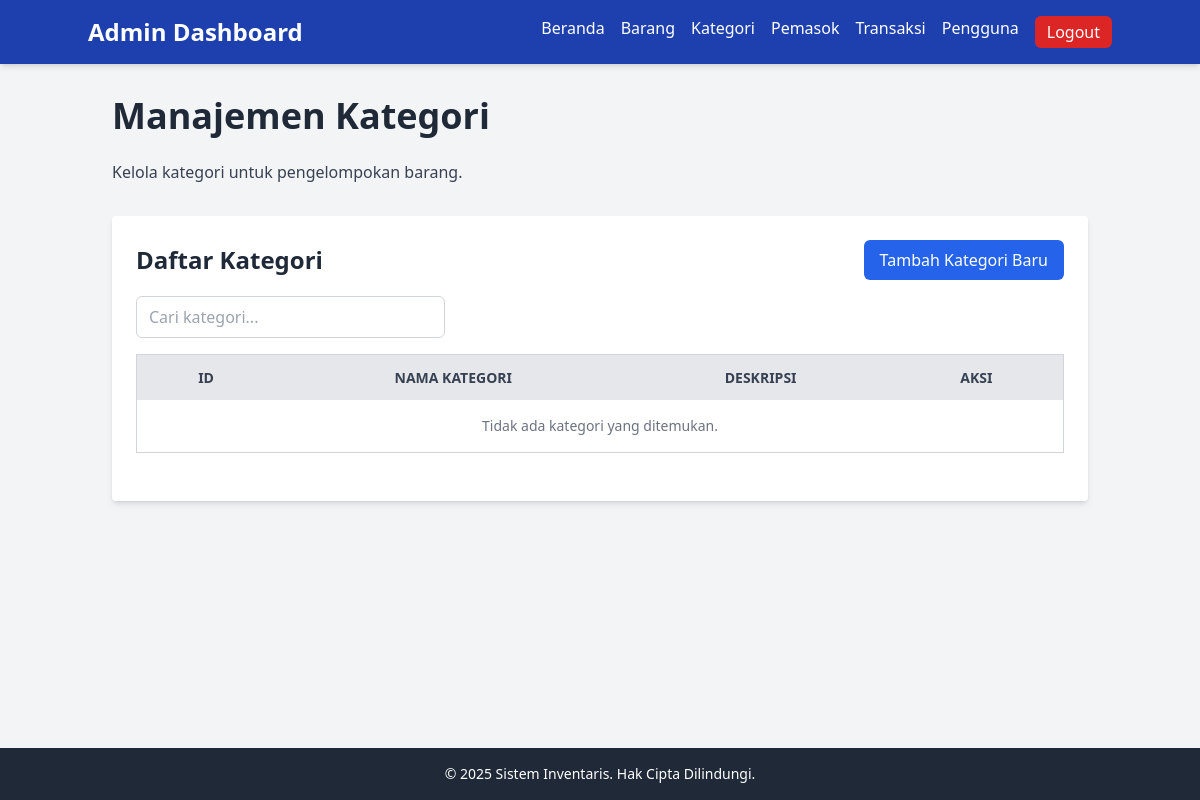
/views/admin/categories.php (signed in), run on an earlier commit of the app's database.
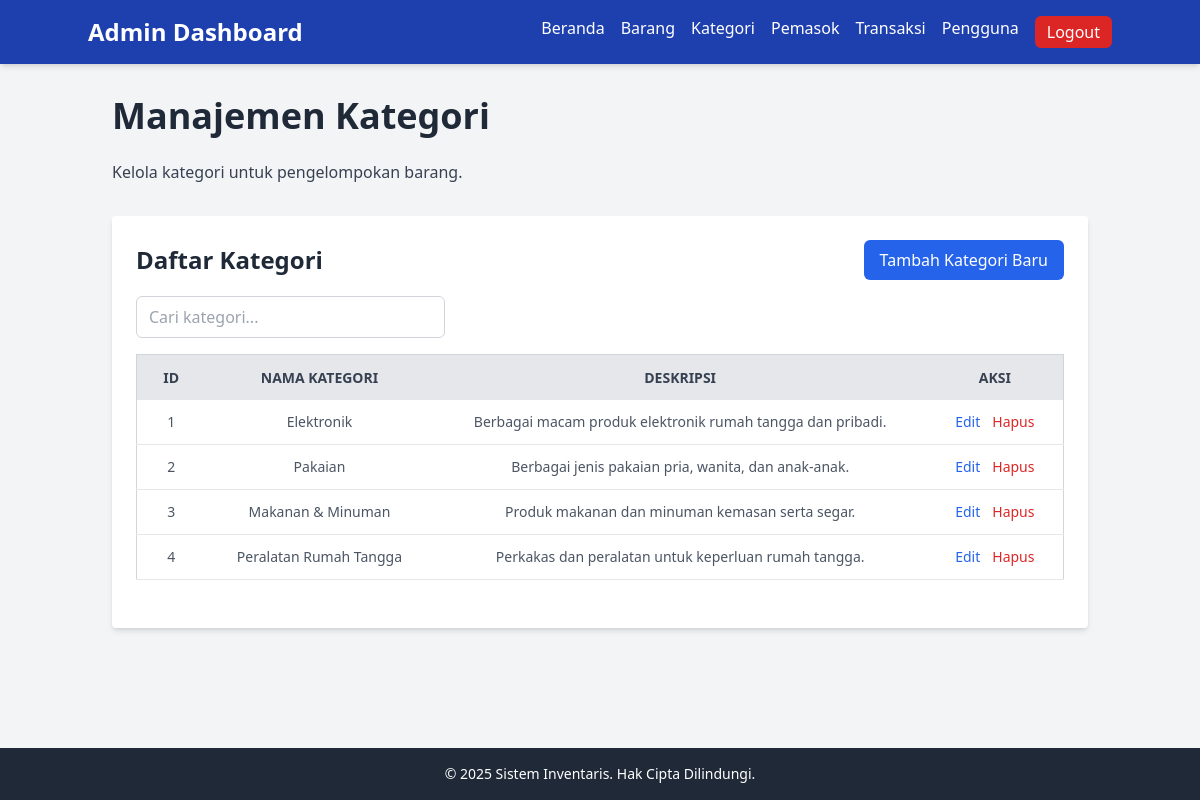
And on a later commit of the database.
### tables this page shows
CREATE TABLE IF NOT EXISTS kategori (
    id INT AUTO_INCREMENT PRIMARY KEY,
    nama_kategori VARCHAR(255) NOT NULL UNIQUE,
    deskripsi TEXT,
    created_at TIMESTAMP DEFAULT CURRENT_TIMESTAMP,
    updated_at TIMESTAMP DEFAULT CURRENT_TIMESTAMP ON UPDATE CURRENT_TIMESTAMP
);

### views/admin/categories.php (the view, shortened to what this page needs)
<?php
    include_once __DIR__ . '/../../src/db.php';
    $categories = $conn->query("SELECT * FROM kategori ORDER BY id ASC");
?>
<!DOCTYPE html>
<html lang="id">
<head>
    <script src="https://cdn.tailwindcss.com"></script>
    <link rel="stylesheet" href="../../assets/css/style.css">
</head>
<body class="bg-gray-100 font-sans flex min-h-screen flex-col">
    <?php include_once 'components/navbar.php' ?>
    <main class="container mx-auto px-6 py-8 flex-grow">
        <h1 class="text-4xl font-bold text-gray-800 mb-6">Manajemen Kategori</h1>
        <p class="text-gray-700 mb-8">Kelola kategori untuk pengelompokan barang.</p>
        <div class="bg-white p-6 rounded shadow-md">
            <div class="flex justify-between items-center mb-4">
                <h2 class="text-2xl font-semibold text-gray-800">Daftar Kategori</h2>
                <button onclick="openAddModal()" class="bg-blue-600 text-white px-4 py-2 rounded-md hover:bg-blue-700 transition duration-300">Tambah Kategori Baru</button>
            </div>
            <div class="mb-4">
                <input type="text" id="categorySearch" placeholder="Cari kategori..." class="px-3 py-2 border border-gray-300 rounded-md focus:outline-none focus:ring-2 focus:ring-blue-500 w-full md:w-1/3">
            </div>
            <div class="overflow-x-auto">
                <table class="min-w-full bg-white border border-gray-300 rounded-lg">
                    <thead>
                        <tr class="bg-gray-200 text-gray-700 uppercase text-sm leading-normal">
                            <th class="py-3 px-6">ID</th>
                            <th class="py-3 px-6">Nama Kategori</th>
                            <th class="py-3 px-6">Deskripsi</th>
                            <th class="py-3 px-6">Aksi</th>
                        </tr>
                    </thead>
                    <tbody class="text-gray-600 text-sm font-light text-center" id="categoryTableBody">
                        <?php if ($categories && $categories->num_rows > 0) : ?>
                            <?php while ($row = $categories->fetch_assoc()) : ?>
                                <tr class="border-b border-gray-200 hover:bg-gray-100">
                                    <td class="py-3 px-6  whitespace-nowrap"><?= htmlspecialchars($row['id']) ?></td>
                                    <td class="py-3 px-6 "><?= htmlspecialchars($row['nama_kategori']) ?></td>
                                    <td class="py-3 px-6 "><?= htmlspecialchars($row['deskripsi']) ?></td>
                                    <td class="py-3 px-6 text-center">
                                        <div class="flex item-center justify-center space-x-3">
                                            <button onclick='openEditModal(<?= json_encode($row) ?>)' class="text-blue-600 hover:underline font-normal">Edit</button>
                                            <a href="../../controllers/admin/categories.php?delete=<?= $row['id'] ?>" onclick="return confirm('Yakin ingin menghapus kategori ini?')" class="text-red-600 hover:underline font-normal">Hapus</a>
                                        </div>
                                    </td>
                                </tr>
                            <?php endwhile; ?>
                        <?php else : ?>
                            <tr>
                                <td colspan="4" class="py-4 px-6 text-center text-gray-500">
                                    <?php echo isset($error_message) ? $error_message : "Tidak ada kategori yang ditemukan."; ?>
                                </td>
                            </tr>
                        <?php endif; ?>
                    </tbody>
                </table>
            </div>
        </div>
    </main>
    <?php include_once 'components/footer.php' ?>
</body>
</html>

What changed in the data, as far as the page shows it:
added kategori: id "1", nama_kategori "Elektronik", deskripsi "Berbagai macam produk elektronik rumah tangga dan pribadi."
added kategori: id "2", nama_kategori "Pakaian", deskripsi "Berbagai jenis pakaian pria, wanita, dan anak-anak."
added kategori: id "3", nama_kategori "Makanan & Minuman", deskripsi "Produk makanan dan minuman kemasan serta segar."
added kategori: id "4", nama_kategori "Peralatan Rumah Tangga", deskripsi "Perkakas dan peralatan untuk keperluan rumah tangga."
Also different on the page:
text no longer shown: "Tidak ada kategori yang ditemukan."
